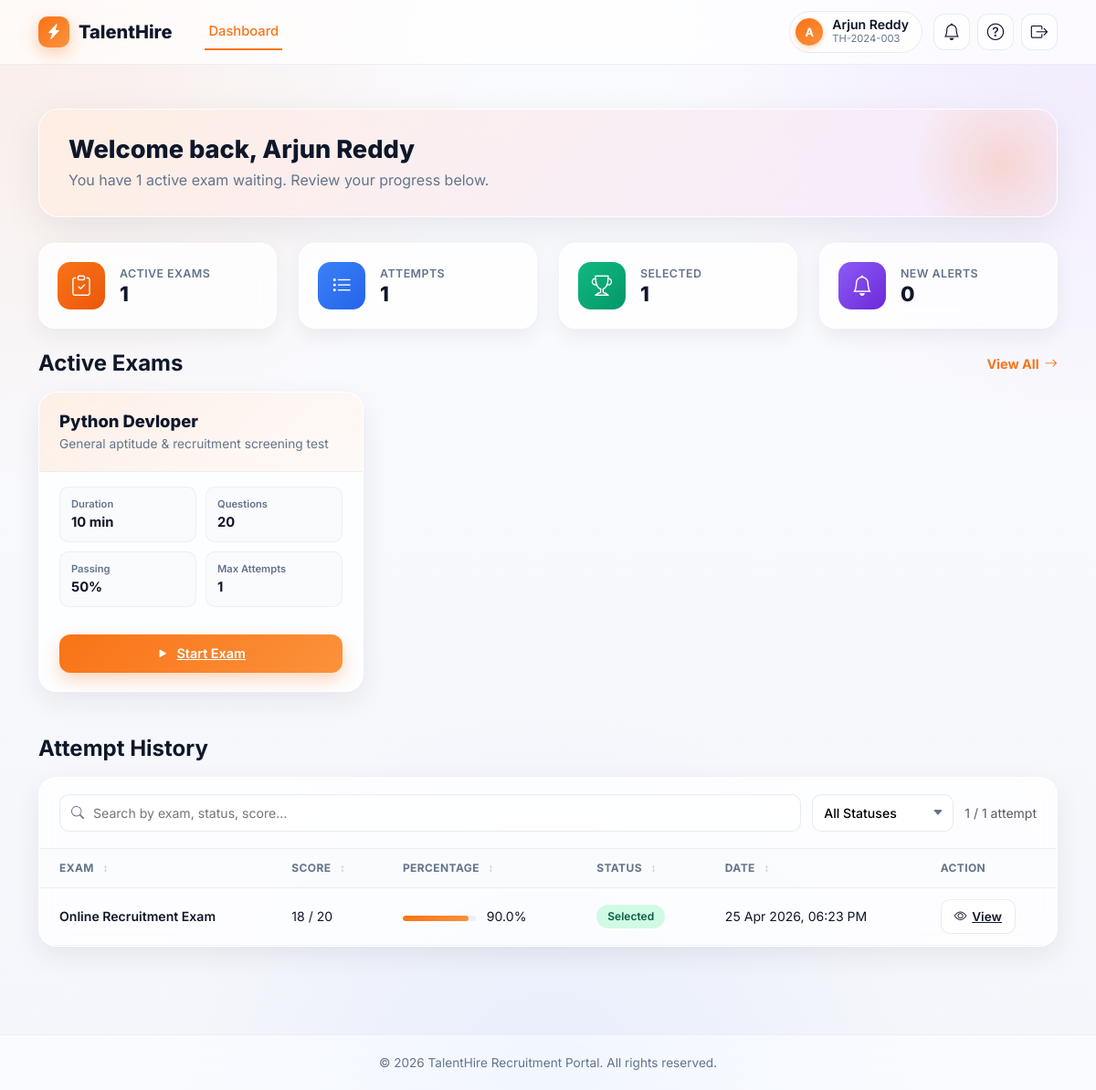
Screenshot of /dashboard/ (signed in) with the database file from the repository.
### exam/models.py (models this page shows, shortened)
class Candidate(models.Model):
    name            = models.CharField(max_length=100)        # Full name of candidate
    mobile          = models.CharField(max_length=15)         # 10-digit mobile number
    registration_id = models.CharField(max_length=50, unique=True)  # Unique ID given by admin
    password        = models.CharField(max_length=128, blank=True, null=True) # Hashed password
    is_activated    = models.BooleanField(default=True)       # Candidates can login by default
    class Meta:
        verbose_name = "Candidate"
        verbose_name_plural = "Candidates"
        ordering = ['name']

class Exam(models.Model):
    name                = models.CharField(max_length=200)
    description         = models.TextField(blank=True, null=True)
    is_active           = models.BooleanField(default=True)
    assigned_candidates = models.ManyToManyField(Candidate, blank=True, related_name='assigned_exams')
    subjects            = models.ManyToManyField('Category', blank=True, related_name='exams')
    duration_minutes    = models.IntegerField(default=10)
    start_time          = models.DateTimeField(null=True, blank=True)
    end_time            = models.DateTimeField(null=True, blank=True)
    passing_percentage  = models.IntegerField(default=50)
    min_selection_score = models.IntegerField(default=60)
    total_questions     = models.IntegerField(default=20)
    max_attempts        = models.IntegerField(default=1)
    show_answers        = models.BooleanField(default=True)
    results_published   = models.BooleanField(default=True)
    shuffle_questions   = models.BooleanField(default=True)
    negative_marking    = models.BooleanField(default=False)
    class Meta:
        verbose_name = "Exam"
        verbose_name_plural = "Exams"

class ExamAttempt(models.Model):
    candidate   = models.ForeignKey(Candidate, on_delete=models.CASCADE)  # Link to candidate
    exam        = models.ForeignKey('Exam', on_delete=models.SET_NULL, null=True, blank=True, related_name='attempts')
    score       = models.IntegerField(default=0)          # Number of correct answers (e.g., 15)
    total       = models.IntegerField(default=20)         # Total questions (always 20)
    percentage  = models.FloatField(default=0.0)          # e.g., 75.0
    status      = models.CharField(max_length=20)         # 'Selected' or 'Not Selected'
    is_published = models.BooleanField(default=True)       # Whether candidate can see this result
    date_taken  = models.DateTimeField(auto_now_add=True) # Automatically set when attempt created
    class Meta:
        verbose_name = "Exam Attempt"
        verbose_name_plural = "Exam Attempts"
        ordering = ['-date_taken']  # Newest first

### exam/views.py (the view)
# urls.py: path('dashboard/',              views.candidate_dashboard, name='candidate_dashboard'),
def candidate_dashboard(request):
    candidate_id = request.session.get('candidate_id')
    if not candidate_id:
        return redirect('login')
    _discard_login_welcome_messages(request)
    try:
        candidate = Candidate.objects.get(id=candidate_id)
    except Candidate.DoesNotExist:
        return redirect('login')
    active_exam_list = _attach_candidate_exam_status(
        _candidate_visible_active_exams(candidate).order_by('-id'),
        candidate,
    )
    attempts = ExamAttempt.objects.filter(candidate=candidate).select_related('exam').order_by('-date_taken')
    context = {
        'candidate': candidate,
        'candidate_name': candidate.name,
        'attempts': attempts,
        'active_exams': active_exam_list,
        'active_exam_count': len(active_exam_list),
    }
    context.update(_candidate_context(request))
    return render(request, 'exam/candidate_dashboard.html', context)

### exam/templates/exam/candidate_dashboard.html (shortened to what this page needs)
{% extends 'exam/base.html' %}
{% block content %}
<div class="hero-card">
    <h2 class="hero-greeting">Welcome back, {{ candidate_name|default:"Candidate" }}</h2>
    <p class="hero-sub">{% if active_exam_count %}You have {{ active_exam_count }} active exam{{ active_exam_count|pluralize }} waiting.{% else %}No active exams right now.{% endif %} Review your progress below.</p>
</div>
<div class="row g-4 mb-4">
    <div class="col-md-3 col-6">
        <div class="stat-tile">
            <div class="stat-icon si-orange"><i class="bi bi-clipboard-check"></i></div>
            <div>
                <div class="stat-label">Active Exams</div>
                <div class="stat-value">{{ active_exam_count }}</div>
            </div>
        </div>
    </div>
    <div class="col-md-3 col-6">
        <div class="stat-tile">
            <div class="stat-icon si-blue"><i class="bi bi-list-task"></i></div>
            <div>
                <div class="stat-label">Attempts</div>
                <div class="stat-value">{{ attempts|length }}</div>
            </div>
        </div>
    </div>
    <div class="col-md-3 col-6">
        <div class="stat-tile">
            <div class="stat-icon si-green"><i class="bi bi-trophy"></i></div>
            <div>
                <div class="stat-label">Selected</div>
                <div class="stat-value" id="statSelected">0</div>
            </div>
        </div>
    </div>
    <div class="col-md-3 col-6">
        <div class="stat-tile">
            <div class="stat-icon si-purple"><i class="bi bi-bell"></i></div>
            <div>
                <div class="stat-label">New Alerts</div>
                <div class="stat-value">{{ nav_unread_count|default:0 }}</div>
            </div>
        </div>
    </div>
</div>
<div class="section-head">
    <h4 class="fw-bold">Active Exams</h4>
    {% if active_exam_count %}
    <a href="{% url 'candidate_active_exams' %}" class="view-all-link">
        View All <i class="bi bi-arrow-right"></i>
    </a>
    {% endif %}
</div>
<div class="row g-4 mb-5">
    {% for exam in active_exams|slice:":3" %}
    <div class="col-md-6 col-lg-4">
        {% include 'exam/partials/candidate_exam_card.html' %}
    </div>
    {% endfor %}
</div>
<h4 class="fw-bold mb-3">Attempt History</h4>
<div class="table-card mb-5">
    <div class="toolbar">
        <div class="left">
            <input type="search" id="histSearch" class="search-input" placeholder="Search by exam, status, score…">
            <select id="histStatusFilter" class="filter-select" title="Filter by status">
                <option value="">All Statuses</option>
            </select>
        </div>
        <div class="text-muted small" id="histCount"></div>
    </div>
    <div class="table-responsive">
        <table class="data-table" id="histTable">
            <thead>
                <tr>
                    <th data-sort="text">Exam <span class="sort-arrow">↕</span></th>
                    <th data-sort="number">Score <span class="sort-arrow">↕</span></th>
                    <th data-sort="number">Percentage <span class="sort-arrow">↕</span></th>
                    <th data-sort="text">Status <span class="sort-arrow">↕</span></th>
                    <th data-sort="date">Date <span class="sort-arrow">↕</span></th>
                    <th>Action</th>
                </tr>
            </thead>
            <tbody>
                {% for a in attempts %}
                <tr data-status="{% if not a.is_published %}Awaiting{% else %}{{ a.status }}{% endif %}">
                    <td class="name">{{ a.exam.name|default:"Online Recruitment Exam" }}</td>
                    <td data-value="{{ a.score }}">{{ a.score }} / {{ a.total }}</td>
                    <td data-value="{{ a.percentage }}">
                        <span class="pct-bar"><span style="width: {{ a.percentage }}%"></span></span>
                        {{ a.percentage }}%
                    </td>
                    <td>
                        {% if not a.is_published %}
                            <span class="badge-pill badge-warning">Awaiting</span>
                        {% elif a.status == 'Selected' %}
                            <span class="badge-pill badge-success">Selected</span>
                        {% else %}
                            <span class="badge-pill badge-danger">Not Selected</span>
                        {% endif %}
                    </td>
                    <td data-value="{{ a.date_taken|date:'U' }}">{{ a.date_taken|date:"d M Y, h:i A" }}</td>
                    <td>
                        {% if a.is_published %}
                        <a href="{% url 'result' a.id %}" class="btn-ghost"><i class="bi bi-eye"></i> View</a>
                        {% else %}
                        <span class="text-muted small">Pending</span>
                        {% endif %}
                    </td>
                </tr>
                {% endfor %}
            </tbody>
        </table>
    </div>
</div>
{% endblock %}

### exam/templates/exam/base.html (shortened to what this page needs)
<!DOCTYPE html>
<html lang="en">
<head>
    <link href="https://cdn.jsdelivr.net/npm/bootstrap@5.3.0/dist/css/bootstrap.min.css" rel="stylesheet">
    <link href="https://cdn.jsdelivr.net/npm/bootstrap-icons@1.10.5/font/bootstrap-icons.css" rel="stylesheet">
</head>
<body>
<header class="header">
    <div class="container d-flex align-items-center justify-content-between">
        <div class="d-flex align-items-center">
            <a href="{% url 'candidate_dashboard' %}" class="brand">
                <div class="brand-logo"><i class="bi bi-lightning-charge-fill"></i></div>
                <span>TalentHire</span>
            </a>
            {% if request.session.candidate_id %}
            <nav class="nav-links">
                <a href="{% url 'candidate_dashboard' %}" class="nav-link-item {% if request.resolver_match.url_name == 'candidate_dashboard' %}active{% endif %}">Dashboard</a>
            </nav>
            {% endif %}
        </div>
        {% if request.session.candidate_id %}
        <div class="nav-cluster">
            <a href="{% url 'candidate_profile' %}" class="user-chip text-decoration-none" style="cursor: pointer;" title="My Profile &amp; Change Password">
                <div class="avatar">
                    {% with name=nav_candidate.name|default:request.session.candidate_name %}
                        {{ name|slice:":1"|upper }}
                    {% endwith %}
                </div>
                <div>
                    <div class="uname">{{ nav_candidate.name|default:request.session.candidate_name }}</div>
                    <div class="urole">{{ nav_candidate.registration_id|default:"" }}</div>
                </div>
            </a>
            <div class="dropdown-wrap">
                <button class="icon-btn" type="button" id="notifBtn" aria-haspopup="true" aria-expanded="false" title="Notifications">
                    <i class="bi bi-bell"></i>
                </button>
            </div>
            <a href="{% url 'help_support' %}" class="icon-btn" title="Help & raise a query"><i class="bi bi-question-circle"></i></a>
            <a href="{% url 'logout' %}" class="icon-btn" title="Logout"><i class="bi bi-box-arrow-right"></i></a>
        </div>
        {% endif %}
    </div>
</header>
<main class="container py-5">
    {% block content %}{% endblock %}
</main>
<footer>
    &copy; 2026 TalentHire Recruitment Portal. All rights reserved.
</footer>
</body>
</html>

### exam/templates/exam/partials/candidate_exam_card.html
<div class="exam-card">
    <div class="top">
        <h3>{{ exam.name }}</h3>
        <p>{{ exam.description|default:"General aptitude & recruitment screening test" }}</p>
    </div>
    <div class="meta-grid">
        <div class="meta">
            <div class="lbl">Duration</div>
            <div class="val">{{ exam.duration_minutes }} min</div>
        </div>
        <div class="meta">
            <div class="lbl">Questions</div>
            <div class="val">{{ exam.total_questions }}</div>
        </div>
        <div class="meta">
            <div class="lbl">Passing</div>
            <div class="val">{{ exam.passing_percentage }}%</div>
        </div>
        <div class="meta">
            <div class="lbl">Max Attempts</div>
            <div class="val">{{ exam.max_attempts }}</div>
        </div>
    </div>
    <div class="footer">
        {% if exam.can_start %}
        <a href="{% url 'pre_exam_check' exam.id %}" class="btn-primary-orange w-100">
            <i class="bi bi-play-fill"></i> Start Exam
        </a>
        {% else %}
        <span class="btn-primary-orange disabled w-100" aria-disabled="true" title="{{ exam.start_disabled_reason }}">
            <i class="bi bi-lock-fill"></i> {{ exam.start_disabled_label }}
        </span>
        {% endif %}
    </div>
</div>

### rows the page displays
Candidate: name "A", name "Arjun Reddy", registration_id "TH-2024-003"
Exam: name "Python Devloper", description "General aptitude & recruitment screening test", duration_minutes "10", total_questions "20", passing_percentage "50", max_attempts "1", shows "Start Exam"
ExamAttempt: exam.name "Online Recruitment Exam", score "18", total "20", percentage "90.0", is_published "Selected", date_taken "25 Apr 2026, 06:23 PM"

### other values shown
{{ active_exam_count }} "1"
{{ attempts|length }} "1"
{{ nav_unread_count|default:0 }} "0"
